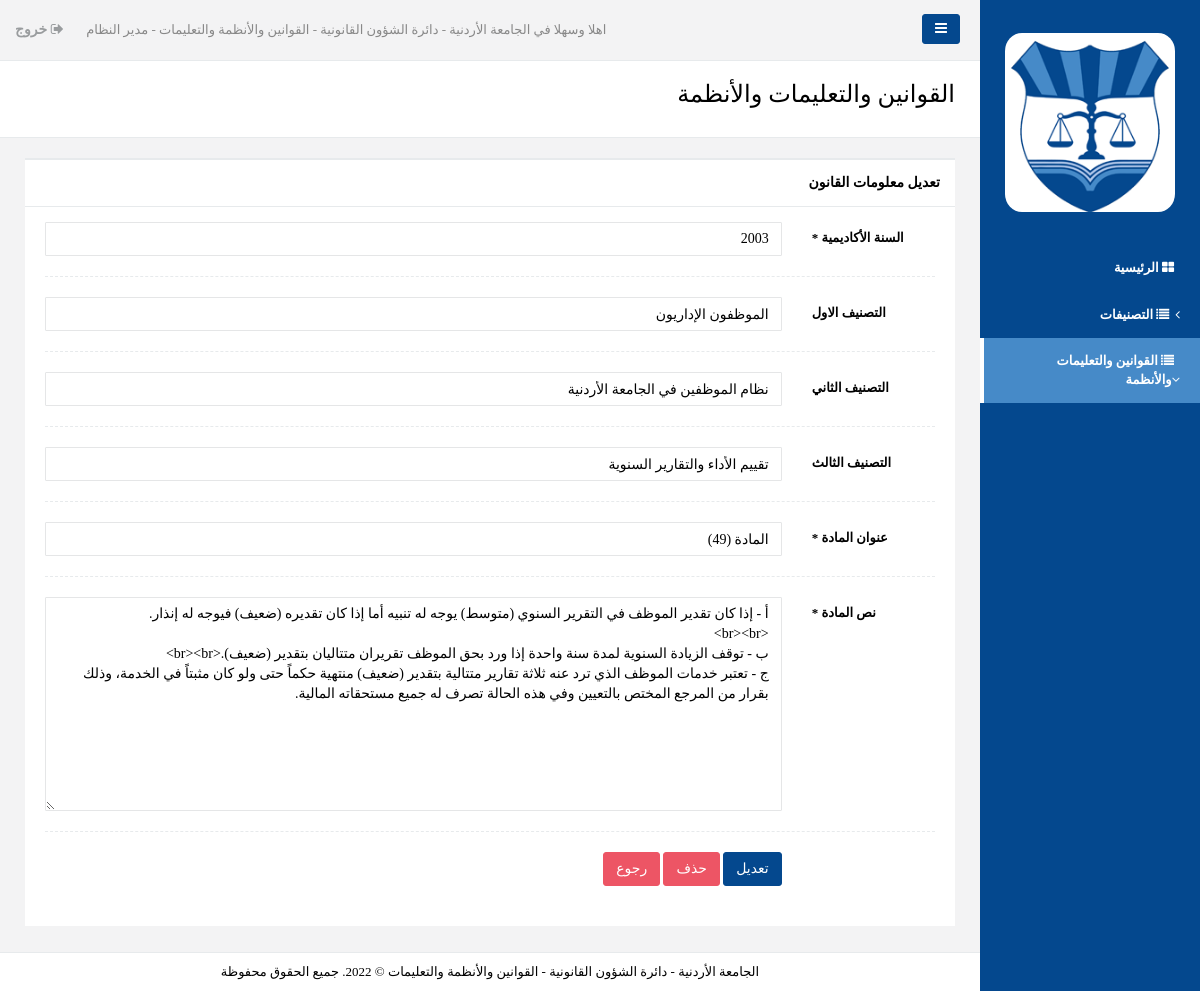
Page /Administrator/Edit_Law.php?L_ID=3 (signed in) on the committed database.
### tables this page shows
CREATE TABLE `laws` (
  `ID` int(20) NOT NULL,
  `Academic_Year` text NOT NULL,
  `Category_ID` int(20) NOT NULL,
  `Sub_Category_1` text NOT NULL,
  `Sub_Category_2` text NOT NULL,
  `Sub_Category_3` text NOT NULL,
  `Title` text NOT NULL,
  `Details` text NOT NULL,
  `Add_Date_Time` timestamp NOT NULL DEFAULT current_timestamp() ON UPDATE current_timestamp()
);

### Administrator/Edit_Law.php (the view, shortened to what this page needs)
<?php
include("../includes/config.php");
$L_ID = $_GET['L_ID'];
$sql1 = mysqli_query($dbConn,"select * from laws where ID='$L_ID'");
$row1 = mysqli_fetch_array($sql1);
$Academic_Year = $row1['Academic_Year'];
$Title = $row1['Title'];
$Sub_Category_1 = $row1['Sub_Category_1'];
$Sub_Category_2 = $row1['Sub_Category_2'];
$Sub_Category_3 = $row1['Sub_Category_3'];
$Details = $row1['Details'];
?>
<!DOCTYPE html>
<html dir="rtl">
<head>
   <link href="css/bootstrap.min.css" rel="stylesheet">
	    <link href="css/plugins/bootstrap/bootstrap.min.css" rel="stylesheet">
	    <link href="css/plugins/bootstrap-rtl/bootstrap-rtl.min.css" rel="stylesheet">
    <link href="font-awesome/css/font-awesome.css" rel="stylesheet">
	    <link href="css/plugins/dataTables/datatables.min.css" rel="stylesheet">
    <link href="css/plugins/toastr/toastr.min.css" rel="stylesheet">
    <link href="js/plugins/gritter/jquery.gritter.css" rel="stylesheet">
    <link href="css/animate.css" rel="stylesheet">
    <link href="css/style.css" rel="stylesheet">
</head>
<body style="back" class="rtls">
    <div id="wrapper">
        <nav class="navbar-default navbar-static-side" role="navigation">
            <div class="sidebar-collapse">
                <ul class="nav metismenu" id="side-menu">
                    <li class="nav-header">
                        <div class="dropdown profile-element"> <span>
                            <img alt="image" style="border-radius: 10%;" src="img/logo2.jpg" width="100%"/>
                             </span>
                        </div>
                    </li>
                    <li >
                        <a href="index.php"><i class="fa fa-th-large"></i> <span class="nav-label">الرئيسية</span></a>
                    </li>
                       <li >
                        <a href="#"><i class="fa fa-list"></i> <span class="nav-label">التصنيفات</span><span class="fa arrow"></span></a>
                    </li>
                       <li class="active">
                        <a href="#"><i class="fa fa-list"></i> <span class="nav-label">القوانين والتعليمات والأنظمة</span><span class="fa arrow"></span></a>
                    </li>
                </ul>
            </div>
        </nav>
        <div id="page-wrapper" class="gray-bg dashbard-1">
        <div class="row border-bottom">
        <nav class="navbar navbar-static-top" role="navigation" style="margin-bottom: 0">
        <div class="navbar-header">
            <a class="navbar-minimalize minimalize-styl-2 btn btn-primary " href="#"><i class="fa fa-bars"></i> </a>
        </div>
            <ul class="nav navbar-top-links navbar-right">
                <li>
                    <span class="m-r-sm text-muted welcome-message">اهلا وسهلا في الجامعة الأردنية - دائرة الشؤون القانونية - القوانين والأنظمة والتعليمات - مدير النظام</span>
                </li>
                <li>
                    <a href="Logout.php">
                        <i class="fa fa-sign-out"></i> خروج
                    </a>
                </li>
            </ul>
        </nav>
        </div>
          <div class="row wrapper border-bottom white-bg page-heading">
                <div class="col-lg-10">
                    <h2>القوانين والتعليمات والأنظمة</h2>
                </div>
                <div class="col-lg-2">
                </div>
            </div>
 <div class="wrapper wrapper-content animated fadeInRight">
            <div class="row">
                <div class="col-lg-12">
                <div class="ibox float-e-margins">
                    <div class="ibox-title">
                        <h5>تعديل معلومات القانون</h5>
                    </div>
                          <div class="ibox-content">
                     <form method="post" action="Edit_Law.php?L_ID=<?php echo $L_ID; ?>" class="form-horizontal" enctype="multipart/form-data">
								 <div class="form-group"><label class="col-sm-2 control-label">السنة الأكاديمية *</label>
                                    <div class="col-sm-10"><input value="<?php echo $Academic_Year; ?>"  type="text" name="Academic_Year" class="form-control" required></div>
                                </div>
                                <div class="hr-line-dashed"></div>
 <div class="form-group"><label class="col-sm-2 control-label">التصنيف الاول </label>
                                    <div class="col-sm-10"><input value="<?php echo $Sub_Category_1; ?>"  type="text" name="Sub_Category_1" class="form-control" ></div>
                                </div>
                                <div class="hr-line-dashed"></div>
 <div class="form-group"><label class="col-sm-2 control-label">التصنيف الثاني </label>
                                    <div class="col-sm-10"><input value="<?php echo $Sub_Category_2; ?>"  type="text" name="Sub_Category_2" class="form-control" ></div>
                                </div>
                                <div class="hr-line-dashed"></div>
 <div class="form-group"><label class="col-sm-2 control-label">التصنيف الثالث </label>
                                    <div class="col-sm-10"><input value="<?php echo $Sub_Category_3; ?>"  type="text" name="Sub_Category_3" class="form-control" ></div>
                                </div>
                                <div class="hr-line-dashed"></div>
 <div class="form-group"><label class="col-sm-2 control-label">عنوان المادة *</label>
                                    <div class="col-sm-10"><input value="<?php echo $Title; ?>"  type="text" name="Title" class="form-control" required></div>
                                </div>
                                <div class="hr-line-dashed"></div>
 <div class="form-group"><label class="col-sm-2 control-label">نص المادة *</label>
                                    <div class="col-sm-10"><textarea  name="Details" class="form-control" rows="10" required><?php echo $Details; ?></textarea></div>
                                </div>
                                <div class="hr-line-dashed"></div>
                                <div class="form-group">
                                    <div class="col-sm-4 col-sm-offset-2">
																		                                        <button class="btn btn-primary" type="submit" name="Submit">تعديل</button>
									<button class="btn btn-danger" type="reset" name="Reset">حذف</button>
<a href="View_Categories_List.php" class="btn btn-danger" >رجوع</a>
                                    </div>
                                </div>
                            </form>
                        </div>
                    </div>
                </div>
                </div></div>
                <div class="footer">
                    <div>
<center>الجامعة الأردنية - دائرة الشؤون القانونية - القوانين والأنظمة والتعليمات © 2022. جميع الحقوق محفوظة </center>                    </div>
                </div>
            </div>
        </div>
</body>
</html>

### Administrator/Edit_Law.php (style rules this page uses)
body { font-family: myFirstFont; }

### rows in the picture
laws: Academic_Year "2003", Sub_Category_1 "الموظفون الإداريون", Sub_Category_2 "نظام الموظفين في الجامعة الأردنية", Sub_Category_3 "تقييم الأداء والتقارير السنوية", Title "المادة (49)", Details "أ - إذا كان تقدير الموظف في التقرير السنوي (متوسط) يوجه له تنبيه أما إذا كان تقديره (ضعيف) فيوجه له إنذار. <br><br> ب - توقف الزيادة السنوية لمدة سنة واحدة إذا ورد بحق الموظف تقريران متتاليان بتقدير (ضعيف).<br><br> ج - تعتبر خدمات الموظف الذي ترد عنه ثلاثة تقارير متتالية بتقدير (ضعيف) منتهية حكماً حتى ولو كان مثبتاً في الخدمة، وذلك بقرار من المرجع المختص بالتعيين وفي هذه الحالة تصرف له جميع مستحقاته المالية."
